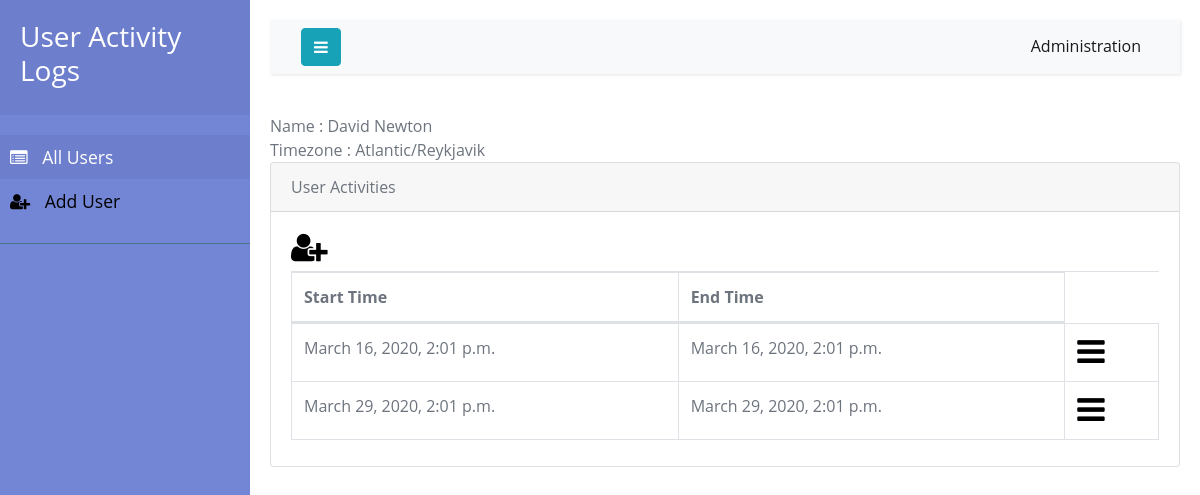
The app's page /2/activitylogs/ with its own data.
### NewApp/models.py (models this page shows, shortened)
class NewUser(models.Model):
    id = models.AutoField(primary_key=True, editable=False)
    real_name = models.CharField( max_length=50)
    tz = models.CharField( max_length=50)
    class Meta:
        verbose_name = ("NewUser")
        verbose_name_plural = ("NewUsers")

class ActivityPeriod(models.Model):
    user = models.ForeignKey(NewUser, on_delete=models.CASCADE)
    start_time = models.DateTimeField(  default=timezone.now)
    end_time = models.DateTimeField(  default=timezone.now)
    class Meta:
        verbose_name = ("ActivityPeriod")
        verbose_name_plural = ("ActivityPeriods")

### NewApp/views.py (the view)
# urls.py: re_path(r'^(?P<id>\d+)/activitylogs/$', ab.activity_log, name='activity_log'),
def activity_log(request,id):
    object = get_object_or_404(NewUser, pk=id)
    activity = object.activityperiod_set.all()
    return render(request,'activitylog.html',{'object':object,'activity':activity})

### NewApp/templates/activitylog.html (shortened to what this page needs)
{% extends 'layout.html' %}
{% block body %}
      		<div class="card-panel">	<span class="blue-text text-darken-2">Name : {{object.real_name}}</span>
			<br>	<span class="blue-text text-darken-2">Timezone : {{ object.tz  }}</span>
			<br>
		</div>
                <section>
                    <div class="section-body">
                        <div class="row">
                            <div class="col-lg-12">
                                <div class="card">
                                    <div class="card-header">
                                        <header> User Activities</header>
                                    </div>
                                    <div class="card-body">
                                    							<div class="pull-center">
										<a href="{%url 'activity_add' object.id %}" title="Add New Activities"><i class="fa fa-user-plus fa-2x"></i></a>
									</div>
                                    <div class=:table-responsive>
                                            <table id="example"class="table table-striped table-bordered" style="width:100%">
                                                <thead>
                                                    <tr>
                                                        <th>Start Time</th>
                                                        <th>End Time</th>
                                                    </tr>
                                                </thead>
                                                <tbody>
                                                    {% for order in activity %}
                                                        <tr class="gradeX">
                                                            <td>{{ order.start_time }} </td>
                                                            <td>{{ order.end_time }}</td>
                                                            <td>
                                                                <a href="#" ><i class="fa fa-bars fa-2x"></i> </a>
                                                            </td>
                                                        </tr>
                                                    {% endfor %}
                                                </tbody>
                                            </table>
                                     </div>
                                    </div>
                                </div>
                            </div>
                        </div>
                    </div>
                </section>
{% endblock %}

### NewApp/static/css/style4.css (style rules this page uses)
body { font-family: 'Poppins', sans-serif; background: #fafafa; }
a, a:hover, a:focus { color: inherit; text-decoration: none; transition: all 0.3s; }
i, span { display: inline-block; }

### NewApp/templates/layout.html (style rules this page uses)
a, a:hover { color: initial; }
body { color: #6d747e; font-family: 'Open Sans', sans-serif; font-size: 16px; line-height: 1.5em; }
table { font-size: 1em; }

### records on screen
NewUser: real_name "David Newton", tz "Atlantic/Reykjavik"
ActivityPeriod: start_time "March 16, 2020, 2:01 p.m.", end_time "March 16, 2020, 2:01 p.m."
ActivityPeriod: start_time "March 29, 2020, 2:01 p.m.", end_time "March 29, 2020, 2:01 p.m."
